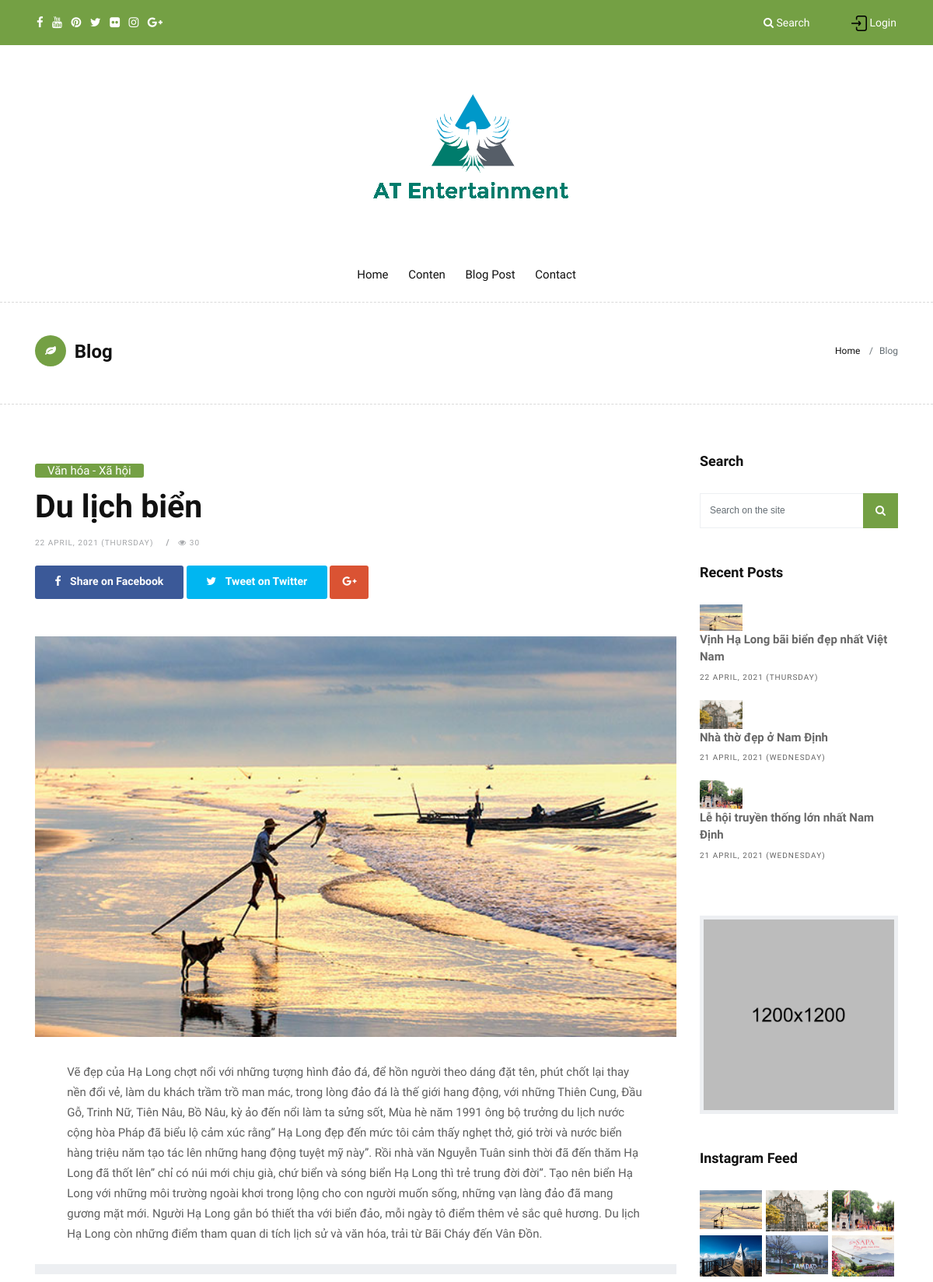
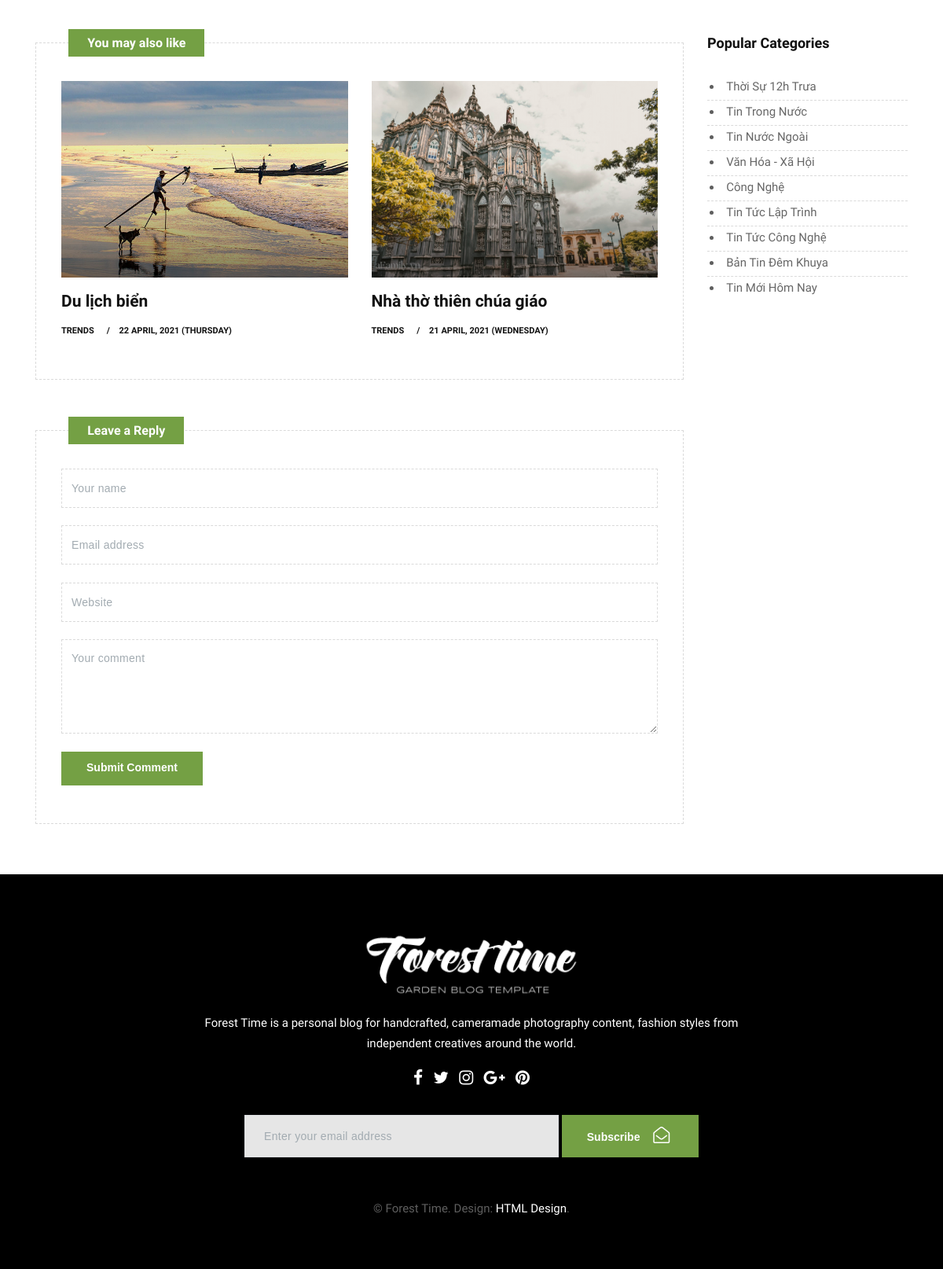
The app's page /index.php?admin=userBlog&mod=home&act=detail&id=9 with its own data (2 pictures, top to bottom).
### tables this page shows
CREATE TABLE `posts`  (
  `id` int NOT NULL AUTO_INCREMENT,
  `title` varchar(255) NULL DEFAULT NULL COMMENT 'Tiêu đề bài viết',
  `description` text NULL COMMENT 'Mô tả bài viết',
  `thumbnail` varchar(255) NULL DEFAULT NULL COMMENT 'ảnh bài viết',
  `content` text NULL COMMENT 'Nội dung bài viết',
  `slug` varchar(255) NULL DEFAULT NULL,
  `view_count` bigint NULL DEFAULT NULL COMMENT 'số lượng xem',
  `user_id` int NULL DEFAULT NULL COMMENT 'tác giả',
  `category_id` int NULL DEFAULT NULL COMMENT 'Bài post này thuộc danh mục nào',
  `created_at` timestamp(0) NULL DEFAULT current_timestamp(0) ON UPDATE CURRENT_TIMESTAMP(0) COMMENT 'Ngày tạo',
  PRIMARY KEY (`id`) USING BTREE,
  INDEX `user_id`(`user_id`) USING BTREE,
  INDEX `category_id`(`category_id`) USING BTREE,
  CONSTRAINT `posts_ibfk_1` FOREIGN KEY (`user_id`) REFERENCES `users` (`id`) ON DELETE RESTRICT ON UPDATE RESTRICT,
  CONSTRAINT `posts_ibfk_2` FOREIGN KEY (`category_id`) REFERENCES `categories` (`id`) ON DELETE RESTRICT ON UPDATE RESTRICT
);

CREATE TABLE `categories`  (
  `id` int NOT NULL AUTO_INCREMENT,
  `name` varchar(255) NULL DEFAULT NULL,
  `parent_id` int NULL DEFAULT NULL COMMENT 'danh mục cha',
  `slug` varchar(255) NULL DEFAULT NULL,
  `description` mediumtext NULL COMMENT 'Mô tả thể loại',
  `created_at` timestamp(0) NULL DEFAULT current_timestamp(0) ON UPDATE CURRENT_TIMESTAMP(0) COMMENT 'Ngày tạo',
  PRIMARY KEY (`id`) USING BTREE,
  INDEX `parent_id`(`parent_id`) USING BTREE,
  CONSTRAINT `categories_ibfk_1` FOREIGN KEY (`parent_id`) REFERENCES `categories` (`id`) ON DELETE RESTRICT ON UPDATE RESTRICT
);

### BlogTravel/garden-single.php (the view, shortened to what the rows shown need)
<!DOCTYPE html>
<html lang="en">
    <link href="BlogTravel/css/bootstrap.css" rel="stylesheet">
    <link href="BlogTravel/css/font-awesome.min.css" rel="stylesheet">
    <link href="BlogTravel/style.css" rel="stylesheet">
    <link href="BlogTravel/css/responsive.css" rel="stylesheet">
    <link href="BlogTravel/css/colors.css" rel="stylesheet">
    <link href="BlogTravel/css/version/garden.css" rel="stylesheet">
</head>
<body>
    <div id="wrapper">
        <div class="page-title wb">
            <div class="container">
                <div class="row">
                    <div class="col-lg-8 col-md-8 col-sm-12 col-xs-12">
                        <h2><i class="fa fa-leaf bg-green"></i> Blog</h2>
                    </div>
                </div>
            </div>
        </div>
        <section class="section wb">
            <div class="container">
                <div class="row">
                    <div class="col-lg-9 col-md-12 col-sm-12 col-xs-12">
                        <div class="page-wrapper">
                            <div class="blog-title-area">
                                <span class="color-green"><a href="" title=""><?= $value['category_name']?></a></span>
                                <h3><?= $post['title']?></h3>
                                <div class="blog-meta big-meta">
                                    <small><a href="garden-single.php" title=""><?= date('d F, Y (l)', strtotime($post['created_at'])) ?></a></small>
                                    <small><a href="#" title=""><i class="fa fa-eye"></i> <?= $post['view_count']?></a></small>
                                </div>
                                <div class="post-sharing">
                                    <ul class="list-inline">
                                    </ul>
                                </div>
                            </div>
                            <div class="single-post-media">
                                <img src="public/img/postImg/<?= $post['thumbnail']?>" alt="" class="img-fluid">
                            </div>
                            <div class="blog-content">
                                <div class="pp">
                                    <p><?= $post['content']?></p>
                                </div>
                            </div>
                            <div class="custombox clearfix">
                                <div class="row">
                                    <?php
                                    $i=1;
                                        foreach ($data as $key => $value) {
                                            if ($i<=2) {
                                     ?>
                                    <div class="col-lg-6">
                                        <div class="blog-box">
                                            <div class="post-media">
                                                <a href="garden-single.php" title="">
                                                    <img src="public/img/postImg/<?= $value['thumbnail']?>" alt="" class="img-fluid img-height">
                                                    <div class="hovereffect">
                                                    </div>
                                                </a>
                                            </div>
                                            <div class="blog-meta">
                                                <h4><a href="index.php?admin=userBlog&mod=home&act=detail&id=<?= $value['id']?>" title=""><?= $value['title']?></a></h4>
                                                <small><a href="" title="">Trends</a></small>
                                                <small><a href="" title=""><?= date('d F, Y (l)', strtotime($value['created_at'])) ?></a></small>
                                            </div>
                                        </div>
                                    </div>
                                    <?php } $i++; } ?>
                                </div>
                            </div>
                        </div>
                    </div>
                    <div class="col-lg-3 col-md-12 col-sm-12 col-xs-12">
                        <div class="sidebar">
                            <div class="widget">
                                <h2 class="widget-title">Search</h2>
                            </div>
                            <div class="widget">
                                <h2 class="widget-title">Recent Posts</h2>
                                <div class="blog-list-widget">
                                    <div class="list-group">
                                        <?php
                                        $i = 1;
                                            foreach ($data as $key => $value) {
                                            if ($i<=3) {
                                        ?>
                                        <a href="garden-single.php" class="list-group-item list-group-item-action flex-column align-items-start">
                                            <div class="w-100 justify-content-between">
                                                <img src="public/img/postImg/<?= $value['thumbnail'] ?>" alt="" class="img-fluid float-left">
                                                <h5 class="mb-1"><a href="index.php?admin=userBlog&mod=home&act=detail&id=<?= $value['id'] ?>" title=""><?= $value['description']?></h5>
                                                <small><?= date('d F, Y (l)', strtotime($value['created_at'])) ?></small>
                                            </div>
                                        </a>
                                    <?php }
                                        $i++; }
                                    ?>
                                    </div>
                                </div>
                            </div>
                            <div class="widget">
                                <h2 class="widget-title">Instagram Feed</h2>
                                <div class="instagram-wrapper clearfix">
                                    <?php $i=0;
                                        foreach ($data as $key => $value) {
                                            if($i<=5){
                                     ?>
                                    <a href="#"><img src="public/img/postImg/<?= $value['thumbnail']?>" alt="" class="img-fluid"></a>
                                    <?php } $i++; }?>
                                </div>
                            </div>
                            <div class="widget">
                                <h2 class="widget-title">Popular Categories</h2>
                                <div class="link-widget">
                                    <?php
                                        foreach ($categories as $key => $value) {
                                     ?>
                                        <li><a href="index.php?admin=userBlog&mod=home&act=listPost&category_id=<?= $value['id']?>"><?= $value['name']?></a></li>
                                    <?php } ?>
                                </div>
                            </div>
                        </div>
                    </div>
                </div>
            </div>
        </section>
    </div>
</body>
</html>

### records on screen
posts: title "Du lịch biển", created_at "22 APRIL, 2021 (THURSDAY)", view_count "30", thumbnail (picture), content "Vẽ đẹp của Hạ Long chợt nổi với những tượng hình đảo đá, để hồn người theo dáng đặt tên, phút chốt lại thay nền đổi vẻ, làm du khách trầm trồ man mác, trong lòng đảo đá là thế giới hang động, với những Thiên Cung, Đầu Gỗ, Trinh Nữ, Tiên Nâu, Bồ Nâu, kỳ ảo đến nổi làm ta sửng sốt, Mùa hè năm 1991 ông bộ trưởng du lịch nước cộng hòa Pháp đã biểu lộ cảm xúc rằng” Hạ Long đẹp đến mức tôi cảm thấy nghẹt thở, gió trời và nước biển hàng triệu năm tạo tác lên những hang động tuyệt mỹ này”. Rồi nhà văn Nguyễn Tuân sinh thời đã đến thăm Hạ Long đã thốt lên” chỉ có núi mới chịu già, chứ biển và sóng biển Hạ Long thì trẻ trung đời đời”. Tạo nên biển Hạ Long với những môi trường ngoài khơi trong lộng…", description "Vịnh Hạ Long bãi biển đẹp nhất Việt Nam"
posts: thumbnail (picture), title "Nhà thờ thiên chúa giáo", created_at "21 APRIL, 2021 (WEDNESDAY)", description "Nhà thờ đẹp ở Nam Định"
posts: thumbnail (picture), description "Lễ hội truyền thống lớn nhất Nam Định", created_at "21 APRIL, 2021 (WEDNESDAY)"
posts: thumbnail (picture)
posts: thumbnail (picture)
posts: thumbnail (picture)
categories: name "Thời Sự 12h Trưa"
categories: name "Tin Trong Nước"
categories: name "Tin Nước Ngoài"
categories: name "Văn Hóa - Xã Hội"
categories: name "Công Nghệ"
categories: name "Tin Tức Lập Trình"
categories: name "Tin Tức Công Nghệ"
categories: name "Bản Tin Đêm Khuya"
categories: name "Tin Mới Hôm Nay"

### other values on screen
$value['category_name'] "Văn hóa - Xã hội"
